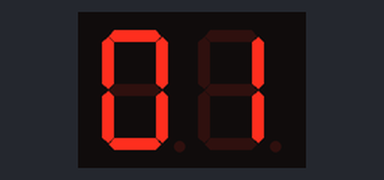
A sketch run on a simulated Arduino Uno, built with avr-gcc and run on an emulated ATmega328P. Shown: 2-digit seven-segment display. Wiring (inferred from the names in the program): 2-digit 7-segment display, segments lit when HIGH: segments pin 8, pin 7, pin 6, pin 5, pin 4, pin 3, pin 2; digit selects pin 13, pin 12. The segment pins are drawn as the display they are named for.

Above: at 0.29 s.
At 4.99 s:
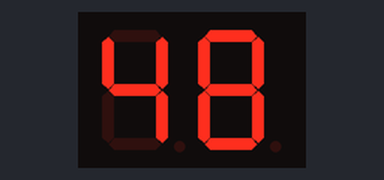
At 12.01 s:
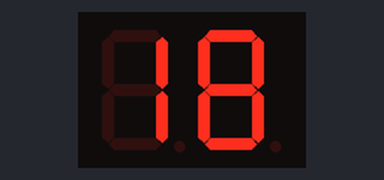
At 16.02 s:
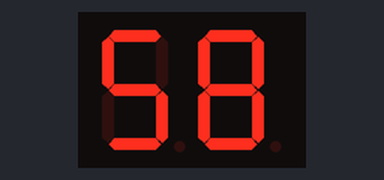
At 20.03 s:
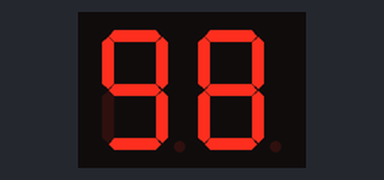
At 37.05 s:
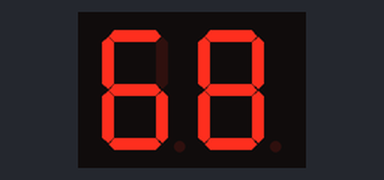

The sketch:

_Quet_led_.ino
```cpp
int PIN_A = 2;
int PIN_B = 3;
int PIN_C = 4;
int PIN_D = 5;
int PIN_E = 6;
int PIN_F = 7;
int PIN_G = 8;
int POW_1 = 13;
int POW_2 = 12;
int i = 0, j = 0, n = 0;

int Arduino_Pins[7] = {PIN_A, PIN_B, PIN_C, PIN_D, PIN_E, PIN_F, PIN_G};
int Segment_Pins[10][7] = {{0,1,1,1,1,1,1},
                           {0,0,0,0,1,1,0},
                           {1,0,1,1,0,1,1},
                           {1,0,0,1,1,1,1},
                           {1,1,0,0,1,1,0},
                           {1,1,0,1,1,0,1},
                           {1,1,1,1,1,0,1},
                           {0,0,0,0,1,1,1},
                           {1,1,1,1,1,1,1},
                           {1,1,0,1,1,1,1},
                          };

void setup()
{
  pinMode(PIN_A, OUTPUT);
  pinMode(PIN_B, OUTPUT);
  pinMode(PIN_C, OUTPUT);
  pinMode(PIN_D, OUTPUT);
  pinMode(PIN_E, OUTPUT);
  pinMode(PIN_F, OUTPUT);
  pinMode(PIN_G, OUTPUT);
  pinMode(POW_1, OUTPUT);
  pinMode(POW_2, OUTPUT);
}
void loop() {
  for(i=0;i<10;i++)
  {
    digitalWrite(POW_1,0);
    digitalWrite(POW_2,1);
    for(j = 0; j<7;j++)
    {
      digitalWrite(Arduino_Pins[j], Segment_Pins[n][j]);
    }
    delay(50);

    digitalWrite(POW_1,1);
    digitalWrite(POW_2,0);
    for(j = 0; j<7;j++)
    {
      digitalWrite(Arduino_Pins[j], Segment_Pins[i][j]);
    }
    delay(50);
    if(i==9)
    {
      n++;
      if(n>9)
      {
        n=0;
      }
    }
  }
}
```
